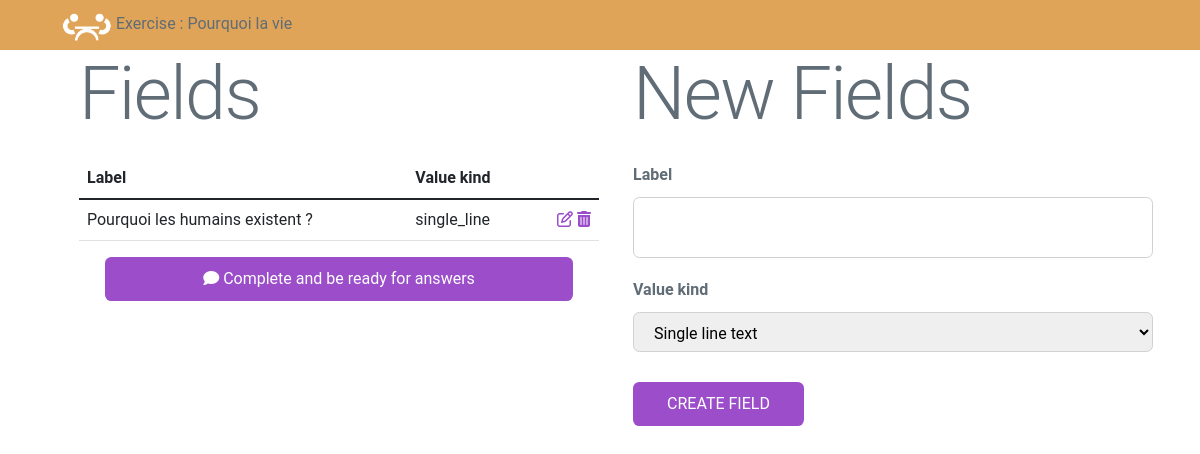
Screenshot of /?action=showCreateField&id=1 with the database file from the repository.
### tables this page shows
CREATE TABLE IF NOT EXISTS `exercises` (
  `id` int(11) NOT NULL AUTO_INCREMENT,
  `title` varchar(255) NOT NULL,
  `state` int(11) NOT NULL DEFAULT 0,
  PRIMARY KEY (`id`),
  UNIQUE KEY `exercises_title_unique` (`title`)
);

CREATE TABLE IF NOT EXISTS `fields` (
  `id` int(11) NOT NULL AUTO_INCREMENT,
  `label` varchar(255) NOT NULL,
  `value_kind` int(11) NOT NULL,
  `exercises_id` int(11) NOT NULL,
  PRIMARY KEY (`id`,`exercises_id`),
  KEY `fk_fields_exercises1_idx` (`exercises_id`),
  CONSTRAINT `fk_fields_exercises1` FOREIGN KEY (`exercises_id`) REFERENCES `exercises` (`id`) ON DELETE NO ACTION ON UPDATE NO ACTION
);

### Controller/FieldController.php (called while the page is built, shortened)
<?php
class FieldController
{
    public static function showCreateField()
    {
        $exercise = new Exercise();
        if (isset($_POST['exercise']['title'])) {
            $exercise->title = $_POST['exercise']['title'];
            $exercise->create();
        } else {
            $exercise = Exercise::find($_GET['id']);
        }
        include_once "View/CreateFields.php";
        require dirname(__DIR__, 1) . "/View/Layout.php";
    }
}

### Model/DbConnector.php (called while the page is built, shortened)
<?php
class DbConnector
{
    private static function getPDO(){
        $DB = null;
        try{
            $DB = new PDO($DSN,$USERNAME,$PASSWORD);
        }catch(Exception $exception){
            throw new Exception("An exception has occurred when trying to connect to the database!");
        }
        $DB->exec("set names utf8");
        $DB->setAttribute(PDO::ATTR_ERRMODE, PDO::ERRMODE_EXCEPTION);
        return $DB;
    }
    static function select($query, $params, $multirecord) {
        $DB = self::getPDO();
        try {
            $statement = $DB->prepare($query);
            $statement->execute($params);
            if ($multirecord)
            {
                $queryResult = $statement->fetchAll(PDO::FETCH_ASSOC);
            } else {
                $queryResult = $statement->fetch(PDO::FETCH_ASSOC);
            }
            return $queryResult;
        } catch (PDOException $e) {
            error_log($e->getMessage());
            return null;
        }
    }
    static function selectMany($query, $params = []) {
        return self::select($query, $params, true);
    }
    static function selectOne($query, $params = []) {
        return self::select($query, $params, false);
    }
}

### Model/Exercise.php (called while the page is built, shortened)
<?php
class Exercise
{
    public int $id;
    static function make(array $params)
    {
        $exercise = new Exercise();
        if (isset($params['id'])) {
            $exercise->id = $params['id'];
        }
        $exercise->title = $params['title'];
        $exercise->state = $params['state'];
        return $exercise;
    }
    static function find(int $id): ?Exercise
    {
        $res = DbConnector::selectOne("SELECT * FROM exercises WHERE id = :id", ['id' => $id]);
        return self::make(["id" => $res["id"], "title" => $res['title'], "state" => $res['state']]);
    }
    public function fields(): array
    {
        $fields = Field::where("exercises_id", $this->id);
        return $fields;
    }
}

### Model/Field.php (called while the page is built, shortened)
<?php
class Field
{
    private int $id;
    public function __construct(string $label, int $value_kind, int $exercises_id, int $id = null)
    {
        $this->label = $label;
        $this->value_kind = $value_kind;
        if ($id != null) $this->id = $id;
    }
    static function where($field,$value): array
    {
        $result = DbConnector::selectMany("select * from fields where $field = :value;",["value"=>$value]);
        $return = [];
        foreach ($result as $res){
            $return[] = new Field($res['label'], $res['value_kind'], $res['exercises_id'], $res['id']);
        }
        return $return;
    }
    public function getId(): int
    {
        return $this->id;
    }
}

### View/CreateFields.php (the view, shortened to what this page needs)
<div class="row">
    <div class="column">
        <h1 class="text">Fields</h1>
        <table class="records table">
            <thead>
            <tr>
                <th>Label</th>
                <th>Value kind</th>
                <th> </th>
            </tr>
            </thead>
            <tbody>
            <?php foreach ($exercise->fields() as $field): ?>
                <tr>
                    <td>
                        <?= $field->label ?>
                    </td>
                    <td>
                        <?= ($field->value_kind != \TheLooper\Model\FieldValueKind::SINGLE_LINE) ? ($field->value_kind != \TheLooper\Model\FieldValueKind::LIST_OF_LINES) ? ($field->value_kind == \TheLooper\Model\FieldValueKind::MULTI_LINES) ? "multi_lines" : "" : "list_of_lines" : "single_line" ?>
                    </td>
                    <td id="iconColumn">
                        <a class="icon" href="?action=showEditField&id=<?= $field->getId() ?>&exercise_id=<?= $exercise->id ?>"><i class="fa fa-edit"></i></a>
                        <a class="icon" onclick="return confirm('Are you sure?');"  href="?action=deleteField&id=<?= $field->getId() ?>&exercise_id=<?= $exercise->id ?>"><i class="fa fa-trash"></i></a>
                    </td>
                </tr>
            <?php endforeach; ?>
            </tbody>
        </table>
        <a class="button answering"
           data-method="put" href="/exercises/441?exercise%5Bstatus%5D=answering"><i
                    class="fa fa-comment"></i> Complete and be ready for answers</a>
    </div>
    <div class="column">
        <h1 class="text">New Fields</h1>
        <form action="" method="get">
            <div class="field">
                <label for="field_label">Label</label>
                <input class="input" id="field_label" type="text" name="field[label]">
                <label for="field_value">Value kind</label>
                <select class="input" id="field_value" name="field[value]">
                    <option value="0">Single line text</option>
                </select>
            </div>
            <div class="actions">
                <input type="submit" name="commit" value="Create Field" class="answering button">
            </div>
        </form>
    </div>
</div>

### View/Components/Header/Managing.php (shortened to what this page needs)
<header class="managing">
    <section class="container">
        <a href="?"><img id="Logo" src="View/Style/Assets/logo.png"></a>
        <?php if (isset($exercise)) { ?>
            <a>Exercise : <span><?= $exercise->title ?></span></a>
        <?php } else { ?>
            <a>Exercise</a>
        <?php } ?>
    </section>
</header>

### View/Style/CSS/Global.css (style rules this page uses)
header.managing { background: #e0a458; height: 50px; }
#Logo { height: 50px; }
.button.answering { background-color: #9b4dca; border-color: #9b4dca; }
.button { margin: auto; width: 90%; padding: 10px; border-radius: 0.4rem; color: white; text-decoration: none; display: block; text-align: center; }
input.button { margin: 0; width: 171px; text-align: center; text-decoration: none; text-transform: uppercase; white-space: nowrap; background-color: #9b4dca; border: 0 solid #9b4dca; cursor: pointer; }
.icon { color: #9b4dca; }
form .input { border: 0.1rem solid #d1d1d1; border-radius: 0.4rem; box-shadow: none; box-sizing: inherit; height: 2.5rem; padding: 0.6rem 1rem; width: 100%; margin-top: 10px; margin-bottom: 20px; }
form .field { display: flex; flex-direction: column; }
form div { margin-top: 5px; margin-bottom: 5px; }
#iconColumn { text-align: right; }
body { margin: 0; color: #606c76 !important; font-family: "Roboto", "Helvetica Neue", "Helvetica", "Arial", sans-serif; display: flex; justify-content: center; flex-direction: column; }
textarea, input[type=text] { appearance: none; background-color: transparent; border: 0.1rem solid #d1d1d1; border-radius: 0.4rem; box-shadow: none; box-sizing: inherit; height: 3.8rem; padding: 0.6rem 1rem; width: 100%; }
.row { flex-direction: row; flex-wrap: nowrap !important; justify-content: space-between; width: calc(100% + 2.0rem); margin: auto !important; text-align: left; }
.row .column { display: block; flex: 1 1 auto; margin-left: 5px; margin-right: 5px; max-width: 100%; width: 100%; }
td, tr { border-bottom: 0.1rem solid #e1e1e1; }
.container { margin: 0 auto; padding: 0 2rem; position: relative; }
h1 { font-size: 4.6rem; margin: 0; font-weight: 300; letter-spacing: -0.1rem; margin-bottom: 20px; }
label { font-weight: bold; }
form { display: flex; flex-direction: column; }

### rows the page displays
exercises: title "Pourquoi la vie"
fields: label "Pourquoi les humains existent ?", value_kind "single_line"
